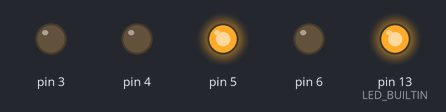
Bench run of a sketch on a simulated Arduino Uno, built with avr-gcc and run on an emulated ATmega328P. On the bench: output pins drawn as LEDs (lit = HIGH).

Above: at 0.5 s.
At 1.5 s:
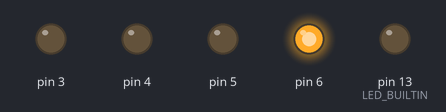
At 2.5 s:
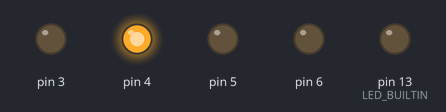
At 3.5 s:
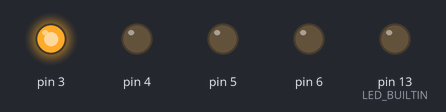
Timing chart, 0 to 5.2 s (numbered marks = the images above):
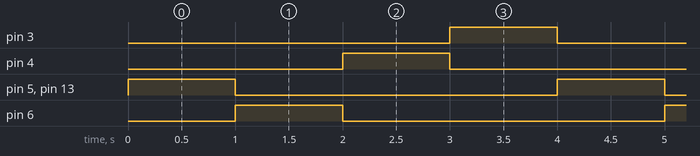

Measured:
- by itself, pin 3–6, pin 13 (LED_BUILTIN): alternates HIGH for 1.0 s and LOW for 3.0 s
- by itself, everything shown: repeats every 4.0 s, in 5 steps

The sketch:

led_sequence.ino
```cpp
// C++ code
//
void setup()
{
  pinMode(3, OUTPUT);
  pinMode(4, OUTPUT);
  pinMode(5, OUTPUT);
  pinMode(6, OUTPUT);
  pinMode(LED_BUILTIN, OUTPUT);
}

void loop()
{
  digitalWrite(5, HIGH);
  digitalWrite(LED_BUILTIN, HIGH);

  delay(1000); // Wait for 1000 millisecond(s)

  digitalWrite(6, HIGH);
  digitalWrite(LED_BUILTIN, LOW);
  digitalWrite(5, LOW);

  delay(1000); // Wait for 1000 millisecond(s)

  digitalWrite(6, LOW);
  digitalWrite(4, HIGH);

  delay(1000);

  digitalWrite(4, LOW);
  digitalWrite(3, HIGH);

  delay(1000);

  digitalWrite(3, LOW);
}
```
